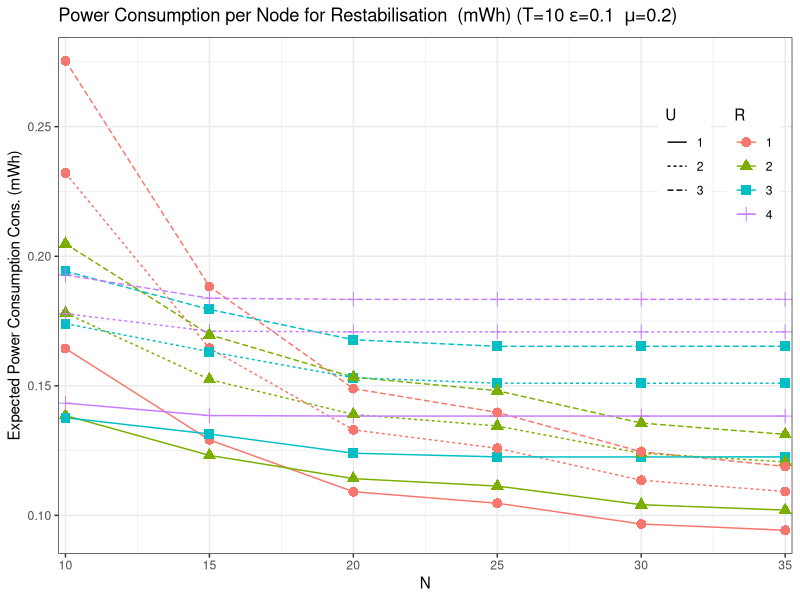
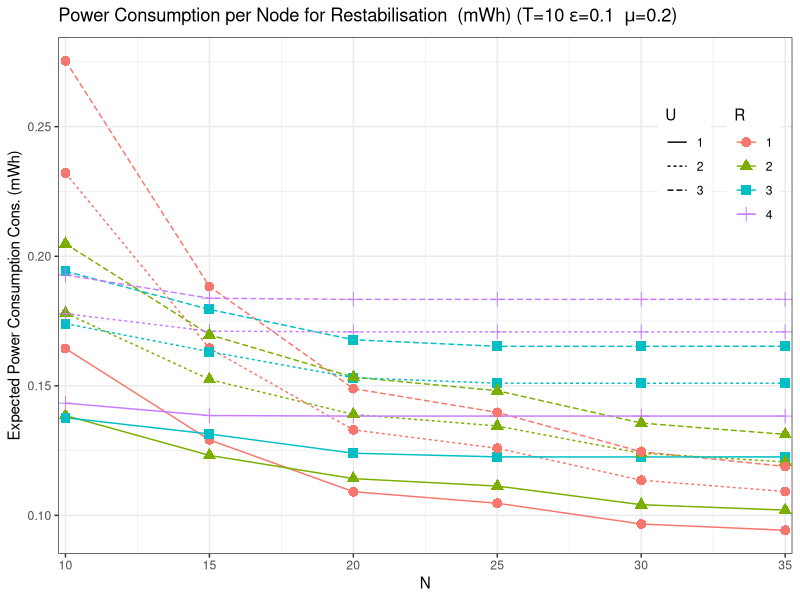

Recreate these plots in R, in order.
library(reshape2)
library(ggplot2)

## height and width of pdf output
gheight <- 10
gwidth<-20
dotsize <- 3
# directory names
pdfdir <- "pdf/"
graphdir <- "resync"
fulldir <- paste(pdfdir,graphdir, sep="")

if (!dir.exists(pdfdir)) {
  dir.create(pdfdir)
}
if (!dir.exists(fulldir)) {
  dir.create(fulldir)
}
scale <- scale_color_hue()

resync_energy_n15_to_n30 = read.csv("results-mirollo-strogatz_resync_energy.csv", 
                                    col.names=c("N","T","eps","RP", "ML", "U", "CD","avg" 
                                    ), header=FALSE)

resync_energy_n10 = read.csv("results-mirollo-strogatz_resync_energy_n10.csv", 
                             col.names=c("N","T","eps","RP", "ML", "U", "CD","avg" 
                             ), header=FALSE)

resync_energy_n35 = read.csv("results-mirollo-strogatz_resync_energy_n35.csv", 
                             col.names=c("N","T","eps","RP", "ML", "U", "CD","avg" 
                             ), header=FALSE)


resync_energy <- rbind(resync_energy_n15_to_n30,resync_energy_n10)
resync_energy <- rbind(resync_energy,resync_energy_n35)
resync_energy$avg_mwh <- resync_energy$avg *1000 / resync_energy$N

for (e in c(0.1 )) {
  for (ml in c(0.2 )) { 
    ranges_data_set=resync_energy[ resync_energy$eps ==e & resync_energy$ML ==ml & resync_energy$RP < 5,]
    pow_vs_ord <- ggplot(ranges_data_set) + 
      geom_line(aes( x=N,y=avg_mwh, colour=factor(RP), linetype=factor(U)))+
      geom_point(aes(x=N, y=avg_mwh, color=factor(RP), shape=factor(RP)),size = dotsize) +
      scale_x_continuous(expand = c(0.01, 0)) + 
      scale+
      ggtitle(substitute("Power Consumption per Node for Restabilisation  (mWh) (T=10"~epsilon*"="*e*" "~mu*"="*ml*")", list(e=bquote(.(e)), ml=bquote(.(ml))))) +
      labs( x = "N", y = "Expected Power Consumption Cons. (mWh)", colour="R", linetype="U", shape="R") 
    if (e == 0.1 & ml == 0.2) {
      pow_vs_ord <- pow_vs_ord  + theme_bw()+ theme(legend.position = c(.90,.75), legend.box="horizontal") 
      
    } else {
      pow_vs_ord <- pow_vs_ord + theme_bw() 
    }
    print(pow_vs_ord)
    ggsave(sprintf("%s/ms_t10_e%f_ml%f_pow_vs_N.pdf",fulldir,e,ml), plot=pow_vs_ord, device="pdf", width=gwidth, height=gheight, units = "cm")
  }
}